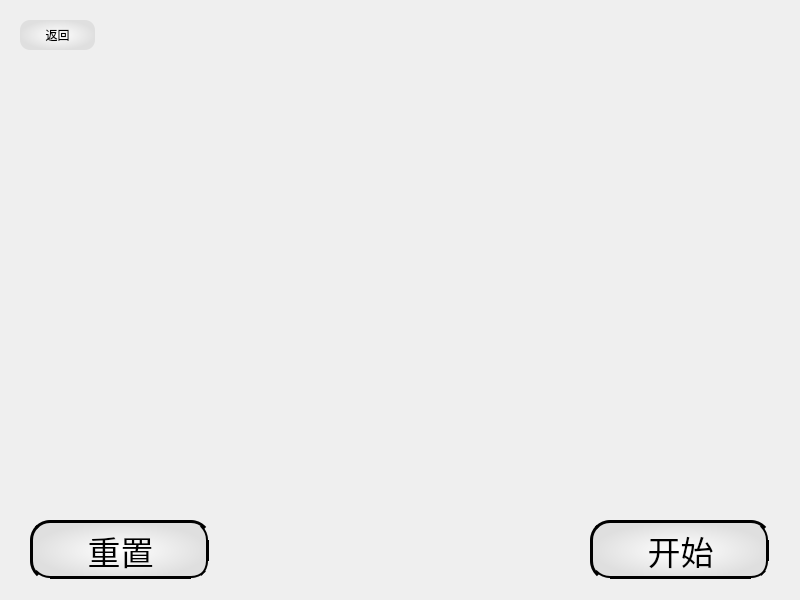
<?xml version="1.0" encoding="UTF-8"?>
<ui version="4.0">
 <class>Game</class>
 <widget class="QWidget" name="Game">
  <property name="geometry">
   <rect>
    <x>0</x>
    <y>0</y>
    <width>800</width>
    <height>600</height>
   </rect>
  </property>
  <property name="minimumSize">
   <size>
    <width>800</width>
    <height>600</height>
   </size>
  </property>
  <property name="maximumSize">
   <size>
    <width>800</width>
    <height>600</height>
   </size>
  </property>
  <property name="windowTitle">
   <string>成语竞猜</string>
  </property>
  <property name="windowIcon">
   <iconset resource="Image/Image.qrc">
    <normaloff>:/icon/LD.jpg</normaloff>:/icon/LD.jpg</iconset>
  </property>
  <property name="styleSheet">
   <string notr="true">QWidget{
	border-radius:20px;
	border-width: 5px;
}</string>
  </property>
  <widget class="QLabel" name="timeLabel">
   <property name="geometry">
    <rect>
     <x>150</x>
     <y>25</y>
     <width>500</width>
     <height>70</height>
    </rect>
   </property>
   <property name="font">
    <font>
     <pointsize>40</pointsize>
    </font>
   </property>
   <property name="text">
    <string/>
   </property>
   <property name="alignment">
    <set>Qt::AlignCenter</set>
   </property>
  </widget>
  <widget class="QLabel" name="wordLabel">
   <property name="geometry">
    <rect>
     <x>50</x>
     <y>110</y>
     <width>700</width>
     <height>350</height>
    </rect>
   </property>
   <property name="font">
    <font>
     <pointsize>100</pointsize>
    </font>
   </property>
   <property name="text">
    <string/>
   </property>
   <property name="textFormat">
    <enum>Qt::AutoText</enum>
   </property>
   <property name="alignment">
    <set>Qt::AlignCenter</set>
   </property>
  </widget>
  <widget class="QPushButton" name="nextBtn">
   <property name="geometry">
    <rect>
     <x>590</x>
     <y>520</y>
     <width>181</width>
     <height>61</height>
    </rect>
   </property>
   <property name="font">
    <font>
     <pointsize>25</pointsize>
    </font>
   </property>
   <property name="styleSheet">
    <string notr="true">QPushButton:hover
{

	background-color:qradialgradient(spread:pad, cx:0.5, cy:0.5, radius:0.5, fx:0.493818, fy:0.511, stop:0 rgba(255, 255, 255, 255), stop:1 rgba(221, 255, 253, 255))
}
QPushButton
{
	background-color:qradialgradient(spread:pad, cx:0.5, cy:0.5, radius:0.5, fx:0.494, fy:0.5, stop:0 rgba(255, 255, 255, 255), stop:1 rgba(223, 223, 223, 255));
	border-style :ridge;
}</string>
   </property>
   <property name="text">
    <string>开始</string>
   </property>
  </widget>
  <widget class="QPushButton" name="reNew">
   <property name="geometry">
    <rect>
     <x>30</x>
     <y>520</y>
     <width>181</width>
     <height>61</height>
    </rect>
   </property>
   <property name="font">
    <font>
     <pointsize>25</pointsize>
    </font>
   </property>
   <property name="styleSheet">
    <string notr="true">QPushButton:hover
{

	background-color:qradialgradient(spread:pad, cx:0.5, cy:0.5, radius:0.5, fx:0.493818, fy:0.511, stop:0 rgba(255, 255, 255, 255), stop:1 rgba(221, 255, 253, 255))
}
QPushButton
{
	background-color:qradialgradient(spread:pad, cx:0.5, cy:0.5, radius:0.5, fx:0.494, fy:0.5, stop:0 rgba(255, 255, 255, 255), stop:1 rgba(223, 223, 223, 255));
	border-style :ridge;
}</string>
   </property>
   <property name="text">
    <string>重置</string>
   </property>
  </widget>
  <widget class="QPushButton" name="backBtn">
   <property name="geometry">
    <rect>
     <x>20</x>
     <y>20</y>
     <width>75</width>
     <height>30</height>
    </rect>
   </property>
   <property name="styleSheet">
    <string notr="true">QPushButton:hover
{

	background-color:qradialgradient(spread:pad, cx:0.5, cy:0.5, radius:0.5, fx:0.493818, fy:0.511, stop:0 rgba(255, 255, 255, 255), stop:1 rgba(221, 255, 253, 255))
}
QPushButton
{
	background-color:qradialgradient(spread:pad, cx:0.5, cy:0.5, radius:0.5, fx:0.494, fy:0.5, stop:0 rgba(255, 255, 255, 255), stop:1 rgba(223, 223, 223, 255));
	border-width: 5px;	
	border-radius:10px;
}</string>
   </property>
   <property name="text">
    <string>返回</string>
   </property>
  </widget>
 </widget>
 <resources>
  <include location="Image/Image.qrc"/>
 </resources>
 <connections/>
</ui>
